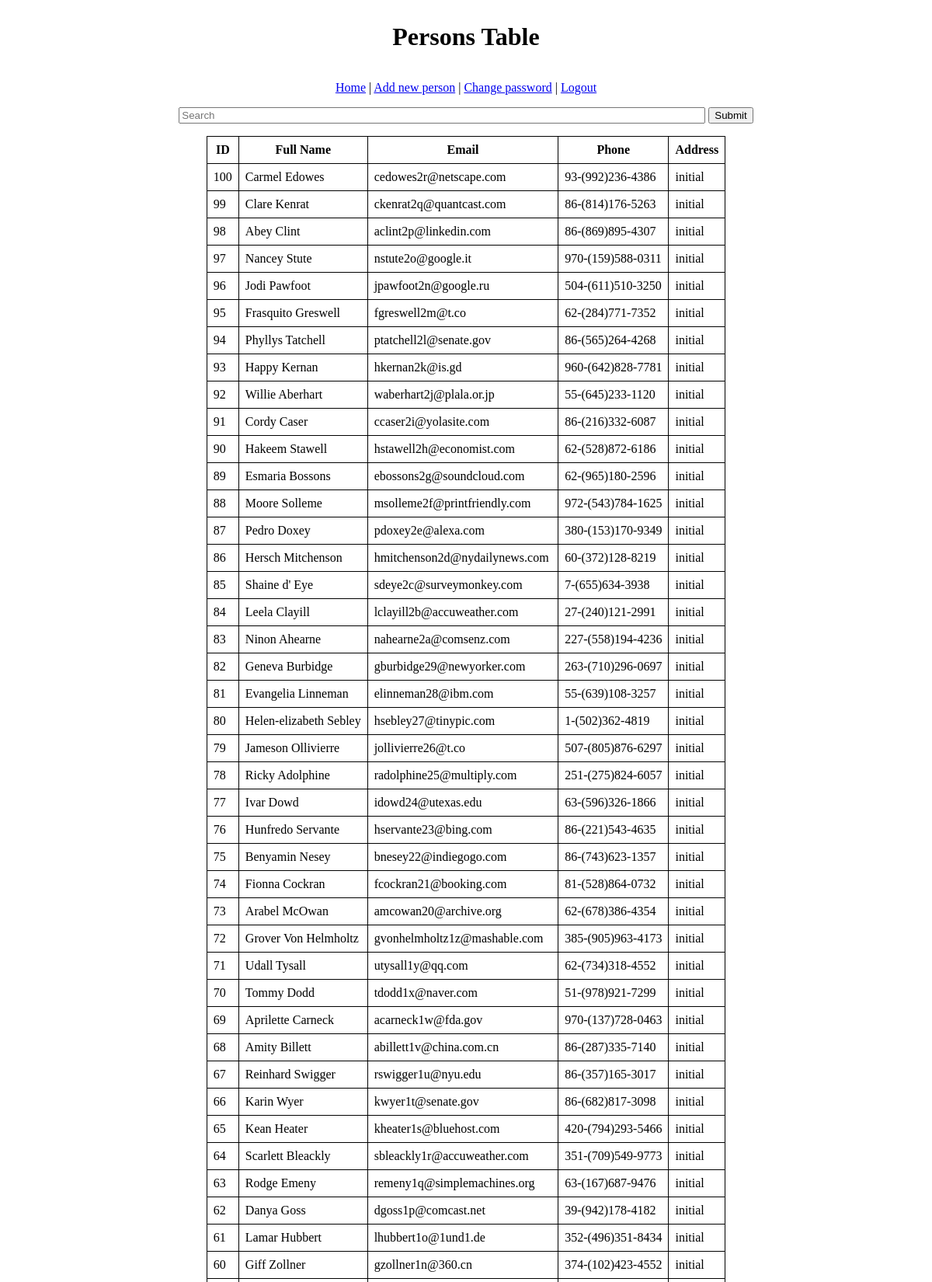
The app's page /webroot/person2.php (signed in, upper part) with its own data.
### tables this page shows
CREATE TABLE `persons` (
  `id` int(255) NOT NULL,
  `name` varchar(255) NOT NULL,
  `surname` varchar(255) NOT NULL,
  `email` varchar(255) NOT NULL,
  `phone` varchar(255) NOT NULL,
  `address` varchar(1024) DEFAULT NULL
);

### webroot/person2.php (called while the page is built, shortened)
<?php
require_once 'db_model.php';
$persons = get_all_data();
require_once 'data_view.php';

### webroot/db_model.php (called while the page is built, shortened)
<?php
$server = 'mariadb';
$username = 'root';
$password = 'secret';
$database = 'my_db';
function db_connect($server,$username,$password,$database)
{
    $link = mysqli_connect($server,$username,$password,$database);
    return $link;
}
$link = db_connect($server,$username,$password,$database);
function get_all_data (){
    global $link;
    $query = 'SELECT *  FROM persons ORDER BY id DESC;';
    $result = mysqli_query($link,$query);
    $persons = mysqli_fetch_all($result,MYSQLI_ASSOC);
    return $persons;
}

### webroot/data_view.php (the view, shortened to what this page needs)
<!doctype html>
<html lang="en">
<head>
</head>
<body>
<h1 class="text-center">Persons Table</h1>
<p class="text-center">
    <a href="person2.php">Home</a> |
    <a href="person_form.php">Add new person</a> |
    <a href="chPass.php">Change password</a> |
    <a href="auth.php?logout=true">Logout</a><br>
</p>
<form action="search.php" method="post">
    <input type="text" id="name" placeholder="Search" name="name">
    <input type="submit">
</form>
<table>
    <tr>
        <th>ID</th>
        <th>Full Name</th>
        <th>Email</th>
        <th>Phone</th>
        <th>Address</th>
    </tr>
    <?php foreach ($persons as $person): ?>
        <tr>
            <td><?= $person['id'];?></td>
            <td><?= $person['name'];?> <?= $person['surname']?></td>
            <td><?= $person['email'];?></td>
            <td><?= $person['phone'];?></td>
            <td><?= $person['address'];?></td>
        </tr>
    <?php endforeach;?>
</table>
</body>
</html>

### webroot/data_view.php (style rules this page uses)
table , th , td { border: 1px solid black; border-collapse: collapse; padding: .5em; margin: auto; }
.text-center { text-align: center; }
body { display: flex; flex-direction: column; align-items: center; }
form { margin-bottom: 1em; }
#name { width: 670px; }

### records on screen
persons: id "100", name "Carmel", surname "Edowes", email "cedowes2r@netscape.com", phone "93-(992)236-4386", address "initial"
persons: id "99", name "Clare", surname "Kenrat", email "ckenrat2q@quantcast.com", phone "86-(814)176-5263", address "initial"
persons: id "98", name "Abey", surname "Clint", email "aclint2p@linkedin.com", phone "86-(869)895-4307", address "initial"
persons: id "97", name "Nancey", surname "Stute", email "nstute2o@google.it", phone "970-(159)588-0311", address "initial"
persons: id "96", name "Jodi", surname "Pawfoot", email "jpawfoot2n@google.ru", phone "504-(611)510-3250", address "initial"
persons: id "95", name "Frasquito", surname "Greswell", email "fgreswell2m@t.co", phone "62-(284)771-7352", address "initial"
persons: id "94", name "Phyllys", surname "Tatchell", email "ptatchell2l@senate.gov", phone "86-(565)264-4268", address "initial"
persons: id "93", name "Happy", surname "Kernan", email "hkernan2k@is.gd", phone "960-(642)828-7781", address "initial"
persons: id "92", name "Willie", surname "Aberhart", email "waberhart2j@plala.or.jp", phone "55-(645)233-1120", address "initial"
persons: id "91", name "Cordy", surname "Caser", email "ccaser2i@yolasite.com", phone "86-(216)332-6087", address "initial"
persons: id "90", name "Hakeem", surname "Stawell", email "hstawell2h@economist.com", phone "62-(528)872-6186", address "initial"
persons: id "89", name "Esmaria", surname "Bossons", email "ebossons2g@soundcloud.com", phone "62-(965)180-2596", address "initial"
persons: id "88", name "Moore", surname "Solleme", email "msolleme2f@printfriendly.com", phone "972-(543)784-1625", address "initial"
persons: id "87", name "Pedro", surname "Doxey", email "pdoxey2e@alexa.com", phone "380-(153)170-9349", address "initial"
persons: id "86", name "Hersch", surname "Mitchenson", email "hmitchenson2d@nydailynews.com", phone "60-(372)128-8219", address "initial"
persons: id "85", name "Shaine", surname "d' Eye", email "sdeye2c@surveymonkey.com", phone "7-(655)634-3938", address "initial"
persons: id "84", name "Leela", surname "Clayill", email "lclayill2b@accuweather.com", phone "27-(240)121-2991", address "initial"
persons: id "83", name "Ninon", surname "Ahearne", email "nahearne2a@comsenz.com", phone "227-(558)194-4236", address "initial"
persons: id "82", name "Geneva", surname "Burbidge", email "gburbidge29@newyorker.com", phone "263-(710)296-0697", address "initial"
persons: id "81", name "Evangelia", surname "Linneman", email "elinneman28@ibm.com", phone "55-(639)108-3257", address "initial"
persons: id "80", name "Helen-elizabeth", surname "Sebley", email "hsebley27@tinypic.com", phone "1-(502)362-4819", address "initial"
persons: id "79", name "Jameson", surname "Ollivierre", email "jollivierre26@t.co", phone "507-(805)876-6297", address "initial"
persons: id "78", name "Ricky", surname "Adolphine", email "radolphine25@multiply.com", phone "251-(275)824-6057", address "initial"
persons: id "77", name "Ivar", surname "Dowd", email "idowd24@utexas.edu", phone "63-(596)326-1866", address "initial"
persons: id "76", name "Hunfredo", surname "Servante", email "hservante23@bing.com", phone "86-(221)543-4635", address "initial"
persons: id "75", name "Benyamin", surname "Nesey", email "bnesey22@indiegogo.com", phone "86-(743)623-1357", address "initial"
persons: id "74", name "Fionna", surname "Cockran", email "fcockran21@booking.com", phone "81-(528)864-0732", address "initial"
persons: id "73", name "Arabel", surname "McOwan", email "amcowan20@archive.org", phone "62-(678)386-4354", address "initial"
persons: id "72", name "Grover", surname "Von Helmholtz", email "gvonhelmholtz1z@mashable.com", phone "385-(905)963-4173", address "initial"
persons: id "71", name "Udall", surname "Tysall", email "utysall1y@qq.com", phone "62-(734)318-4552", address "initial"
persons: id "70", name "Tommy", surname "Dodd", email "tdodd1x@naver.com", phone "51-(978)921-7299", address "initial"
persons: id "69", name "Aprilette", surname "Carneck", email "acarneck1w@fda.gov", phone "970-(137)728-0463", address "initial"
persons: id "68", name "Amity", surname "Billett", email "abillett1v@china.com.cn", phone "86-(287)335-7140", address "initial"
persons: id "67", name "Reinhard", surname "Swigger", email "rswigger1u@nyu.edu", phone "86-(357)165-3017", address "initial"
persons: id "66", name "Karin", surname "Wyer", email "kwyer1t@senate.gov", phone "86-(682)817-3098", address "initial"
persons: id "65", name "Kean", surname "Heater", email "kheater1s@bluehost.com", phone "420-(794)293-5466", address "initial"
persons: id "64", name "Scarlett", surname "Bleackly", email "sbleackly1r@accuweather.com", phone "351-(709)549-9773", address "initial"
persons: id "63", name "Rodge", surname "Emeny", email "remeny1q@simplemachines.org", phone "63-(167)687-9476", address "initial"
persons: id "62", name "Danya", surname "Goss", email "dgoss1p@comcast.net", phone "39-(942)178-4182", address "initial"
persons: id "61", name "Lamar", surname "Hubbert", email "lhubbert1o@1und1.de", phone "352-(496)351-8434", address "initial"
persons: id "60", name "Giff", surname "Zollner", email "gzollner1n@360.cn", phone "374-(102)423-4552", address "initial"
